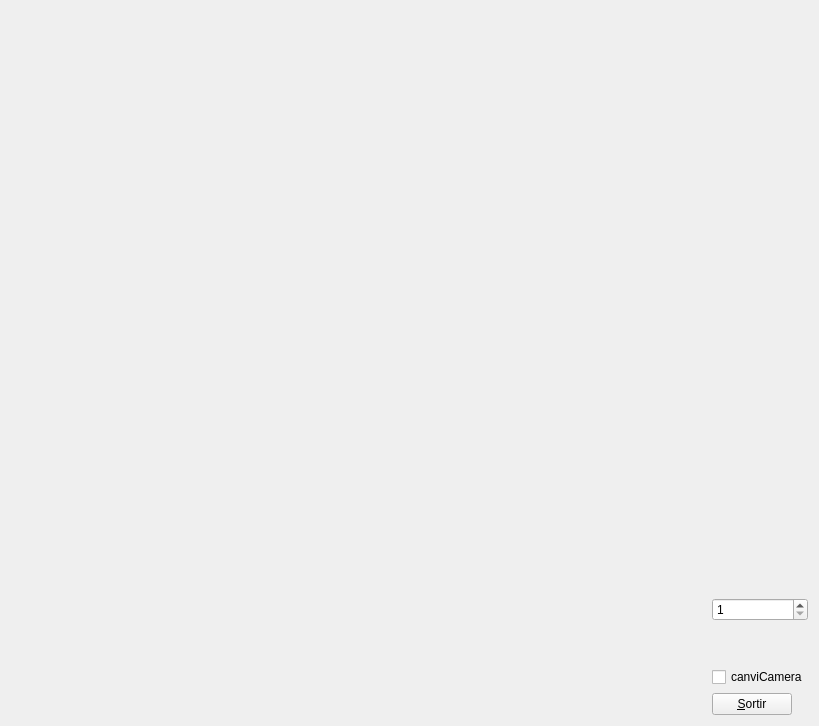
<?xml version="1.0" encoding="UTF-8"?>
<ui version="4.0">
 <class>MyForm</class>
 <widget class="QWidget" name="MyForm">
  <property name="geometry">
   <rect>
    <x>0</x>
    <y>0</y>
    <width>819</width>
    <height>726</height>
   </rect>
  </property>
  <property name="windowTitle">
   <string>IDI-Lab</string>
  </property>
  <layout class="QHBoxLayout" name="horizontalLayout">
   <item>
    <widget class="MyGLWidget" name="widget" native="true">
     <property name="sizePolicy">
      <sizepolicy hsizetype="Expanding" vsizetype="Expanding">
       <horstretch>0</horstretch>
       <verstretch>0</verstretch>
      </sizepolicy>
     </property>
     <property name="minimumSize">
      <size>
       <width>50</width>
       <height>50</height>
      </size>
     </property>
    </widget>
   </item>
   <item>
    <layout class="QVBoxLayout" name="verticalLayout">
     <item>
      <spacer name="verticalSpacer">
       <property name="orientation">
        <enum>Qt::Vertical</enum>
       </property>
       <property name="sizeHint" stdset="0">
        <size>
         <width>20</width>
         <height>40</height>
        </size>
       </property>
      </spacer>
     </item>
     <item>
      <widget class="QSpinBox" name="spinBox">
       <property name="enabled">
        <bool>true</bool>
       </property>
       <property name="minimum">
        <number>1</number>
       </property>
       <property name="maximum">
        <number>3</number>
       </property>
      </widget>
     </item>
     <item>
      <spacer name="verticalSpacer_2">
       <property name="orientation">
        <enum>Qt::Vertical</enum>
       </property>
       <property name="sizeType">
        <enum>QSizePolicy::Minimum</enum>
       </property>
       <property name="sizeHint" stdset="0">
        <size>
         <width>20</width>
         <height>40</height>
        </size>
       </property>
      </spacer>
     </item>
     <item>
      <widget class="QCheckBox" name="checkBox">
       <property name="font">
        <font>
         <pointsize>9</pointsize>
        </font>
       </property>
       <property name="text">
        <string>canviCamera</string>
       </property>
      </widget>
     </item>
     <item>
      <widget class="QPushButton" name="pushButton">
       <property name="sizePolicy">
        <sizepolicy hsizetype="Fixed" vsizetype="Fixed">
         <horstretch>0</horstretch>
         <verstretch>0</verstretch>
        </sizepolicy>
       </property>
       <property name="text">
        <string>&amp;Sortir</string>
       </property>
      </widget>
     </item>
    </layout>
   </item>
  </layout>
 </widget>
 <customwidgets>
  <customwidget>
   <class>MyGLWidget</class>
   <extends>QWidget</extends>
   <header>MyGLWidget.h</header>
   <container>1</container>
   <slots>
    <signal>canviCam2(bool)</signal>
    <signal>resP(int)</signal>
    <slot>canviCamera()</slot>
    <slot>posP(int)</slot>
   </slots>
  </customwidget>
 </customwidgets>
 <resources/>
 <connections>
  <connection>
   <sender>pushButton</sender>
   <signal>clicked()</signal>
   <receiver>MyForm</receiver>
   <slot>close()</slot>
   <hints>
    <hint type="sourcelabel">
     <x>794</x>
     <y>715</y>
    </hint>
    <hint type="destinationlabel">
     <x>839</x>
     <y>529</y>
    </hint>
   </hints>
  </connection>
  <connection>
   <sender>checkBox</sender>
   <signal>clicked(bool)</signal>
   <receiver>widget</receiver>
   <slot>canviCamera()</slot>
   <hints>
    <hint type="sourcelabel">
     <x>722</x>
     <y>674</y>
    </hint>
    <hint type="destinationlabel">
     <x>630</x>
     <y>588</y>
    </hint>
   </hints>
  </connection>
  <connection>
   <sender>widget</sender>
   <signal>canviCam2(bool)</signal>
   <receiver>checkBox</receiver>
   <slot>setChecked(bool)</slot>
   <hints>
    <hint type="sourcelabel">
     <x>697</x>
     <y>641</y>
    </hint>
    <hint type="destinationlabel">
     <x>740</x>
     <y>677</y>
    </hint>
   </hints>
  </connection>
  <connection>
   <sender>widget</sender>
   <signal>resP(int)</signal>
   <receiver>spinBox</receiver>
   <slot>setValue(int)</slot>
   <hints>
    <hint type="sourcelabel">
     <x>700</x>
     <y>617</y>
    </hint>
    <hint type="destinationlabel">
     <x>735</x>
     <y>602</y>
    </hint>
   </hints>
  </connection>
  <connection>
   <sender>spinBox</sender>
   <signal>valueChanged(int)</signal>
   <receiver>widget</receiver>
   <slot>posP(int)</slot>
   <hints>
    <hint type="sourcelabel">
     <x>757</x>
     <y>594</y>
    </hint>
    <hint type="destinationlabel">
     <x>672</x>
     <y>428</y>
    </hint>
   </hints>
  </connection>
 </connections>
</ui>
